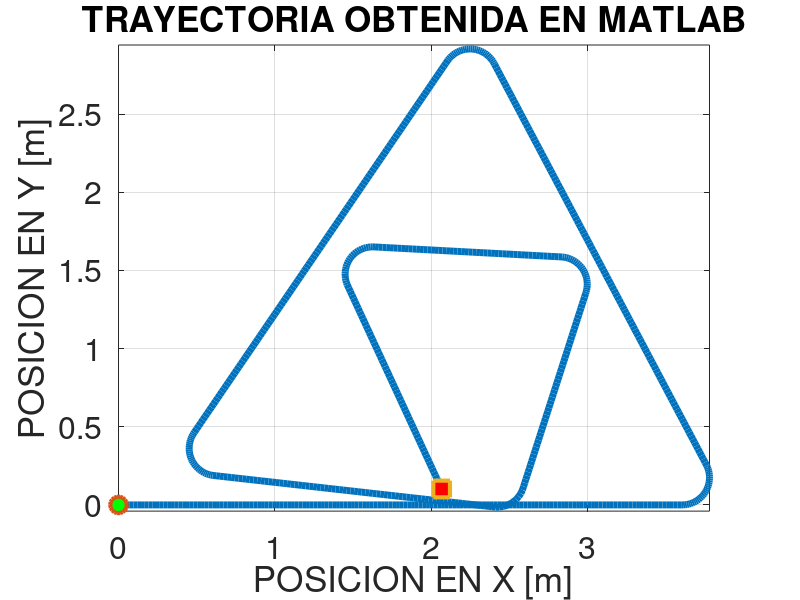
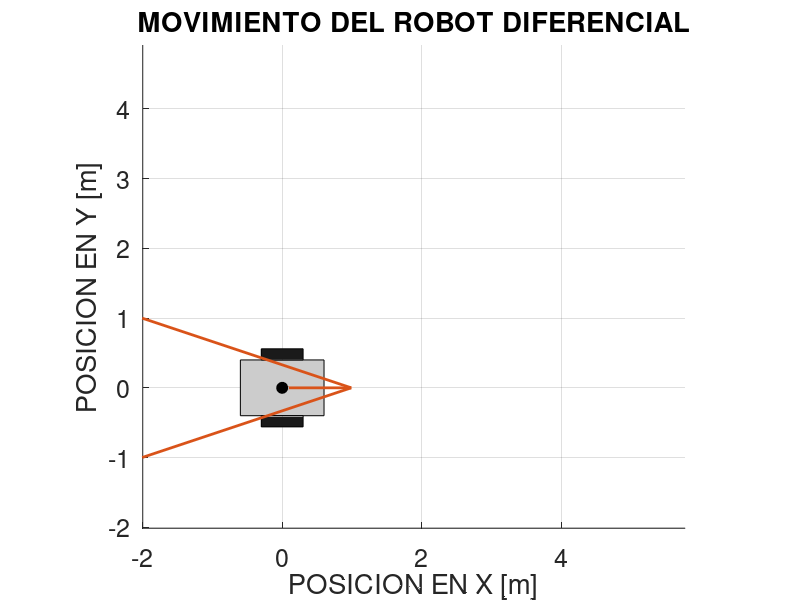

Recreate these plots in MATLAB, in order. (Note: this script raises an error after producing the figures.)
clear all;
clc;
close all;

% PROGRAMA QUE CALCULA [x,y,theta] a partir del [u, w]   
% para un ROBOT DIFERENCIAL

% Condiciones iniciales
t(1)= 0;
x(1) = 0; % vector posicion x
y(1) = 0; % vector posicion y
theta(1) = 0; % vector orientacion theta

% PARAMETROS DEL CARRITO DIFERENCIAL (según tu tabla)
r = 0.08;   % radio de rueda [m]
L = 0.35;   % distancia entre ruedas [m]
ts = 20;    % tiempo de simulacion [s]
ti = 0.02;  % paso de integracion [s]

for k=1:ts/ti
    %exterior
    if t(k) < 3
        dot_theta_RD = 15; dot_theta_RI = 15;   % Lado 1
    elseif t(k) < 3.6
        dot_theta_RD = 15; dot_theta_RI = 0;    % Giro izquierda 120°
    elseif t(k) < 6
        dot_theta_RD = 15; dot_theta_RI = 15;   % Lado 2
    elseif t(k) < 6.6
        dot_theta_RD = 15; dot_theta_RI = 0;    % Giro izquierda 120°
    elseif t(k) < 9
        dot_theta_RD = 15; dot_theta_RI = 15;   % Lado 3
    elseif t(k) < 9.6
        dot_theta_RD = 15; dot_theta_RI = 0;    % Giro izquierda 120°

    % Hueco central
    elseif t(k) < 11.1
        dot_theta_RD = 15; dot_theta_RI = 15;   % Avanza mitad
    elseif t(k) < 11.3
        dot_theta_RD = 30; dot_theta_RI = 0;    % Giro
    elseif t(k) < 12.4
        dot_theta_RD = 15; dot_theta_RI = 15;   % Avanza otra mitad
    elseif t(k) < 12.9
        dot_theta_RD = 16;  dot_theta_RI = 0;   % Giro ~135°
    elseif t(k) < 13.9
        dot_theta_RD = 15; dot_theta_RI = 15;   % Avanza mitad siguiente
    elseif t(k) < 14.4
        dot_theta_RD = 18; dot_theta_RI = 0;    % Giro ~135°
    elseif t(k) <= 15.6
        dot_theta_RD = 15; dot_theta_RI = 15;   % Avanza al centro
    else
        dot_theta_RD = 0;  dot_theta_RI = 0;    % Fin
    end

    % Cinemática diferencial
    VRD = dot_theta_RD * r;
    VRI = dot_theta_RI * r;
    u = (VRD + VRI) / 2; % m/s
    w = (VRD - VRI) / L; % rad/s

    % Integración (Euler)
    x(k+1) = x(k) + ti*( u*cos(theta(k) ));
    y(k+1) = y(k) + ti*( u*sin(theta(k) ));
    theta(k+1) = theta(k) + ti*(w) ;
    t(k+1) = t(k) + ti;
end

% --- Trayectoria obtenida en MATLAB ---
figure(1)
plot(x,y,'LineWidth',5); 
hold on
plot(x(1),y(1),'o','MarkerSize',12,'LineWidth',3,'MarkerFaceColor','g');
plot(x(end),y(end),'s','MarkerSize',12,'LineWidth',3,'MarkerFaceColor','r');
xlabel("POSICION EN X [m]")
ylabel("POSICION EN Y [m]")
title("TRAYECTORIA OBTENIDA EN MATLAB")
grid on
axis equal
set(gca, 'FontSize', 23);

% Guardar la imagen final con el nombre solicitado
saveas(gcf,'trayectoria_libre.png');

% --- Animación del robot ---
figure(2)
hold on
grid on
axis equal
xlabel("POSICION EN X [m]")
ylabel("POSICION EN Y [m]")
title("MOVIMIENTO DEL ROBOT DIFERENCIAL")
set(gca, 'FontSize', 18);
plot(x,y,'--','LineWidth',2);

L_robot = 1.2; W_robot = 0.8;
robot_shape = [L_robot/2, W_robot/2; L_robot/2, -W_robot/2; -L_robot/2, -W_robot/2; -L_robot/2, W_robot/2]';
wheel_L = [-0.3, 0.08; 0.3, 0.08; 0.3, -0.08; -0.3, -0.08]';
wheel_R = wheel_L;
pos_wheel_L = [0; W_robot/2 + 0.08];
pos_wheel_R = [0; -W_robot/2 - 0.08];

% Inicializar GIF
filename = 'trayectoria_libre.gif';

for k = 1:20:length(t)
    cla
    plot(x(1:k),y(1:k),'LineWidth',3);
    hold on; grid on; axis equal
    R = [cos(theta(k)) -sin(theta(k)); sin(theta(k)) cos(theta(k))];
    p = [x(k); y(k)];
    robot_global = R*robot_shape + p;
    wheel_L_global = R*(wheel_L + pos_wheel_L) + p;
    wheel_R_global = R*(wheel_R + pos_wheel_R) + p;
    fill(robot_global(1,:), robot_global(2,:), [0.8 0.8 0.8]);
    fill(wheel_L_global(1,:), wheel_L_global(2,:), [0.1 0.1 0.1]);
    fill(wheel_R_global(1,:), wheel_R_global(2,:), [0.1 0.1 0.1]);
    plot(x(k),y(k),'ko','MarkerSize',8,'MarkerFaceColor','k');
    frente = R*[L_robot/2 + 0.5; 0] + p;
    quiver(x(k),y(k),frente(1)-x(k),frente(2)-y(k),'LineWidth',2,'MaxHeadSize',2);
    xlim([min(x)-2 max(x)+2]); ylim([min(y)-2 max(y)+2])
    set(gca, 'FontSize', 18);

    % Capturar cuadro y escribir en GIF
    frame = getframe(gcf);
    im = frame2im(frame);
    [A,map] = rgb2ind(im,256);

    if k == 1
        imwrite(A,map,filename,'gif','LoopCount',Inf,'DelayTime',0.05);
    else
        imwrite(A,map,filename,'gif','WriteMode','append','DelayTime',0.05);
    end

    pause(0.01)
end
